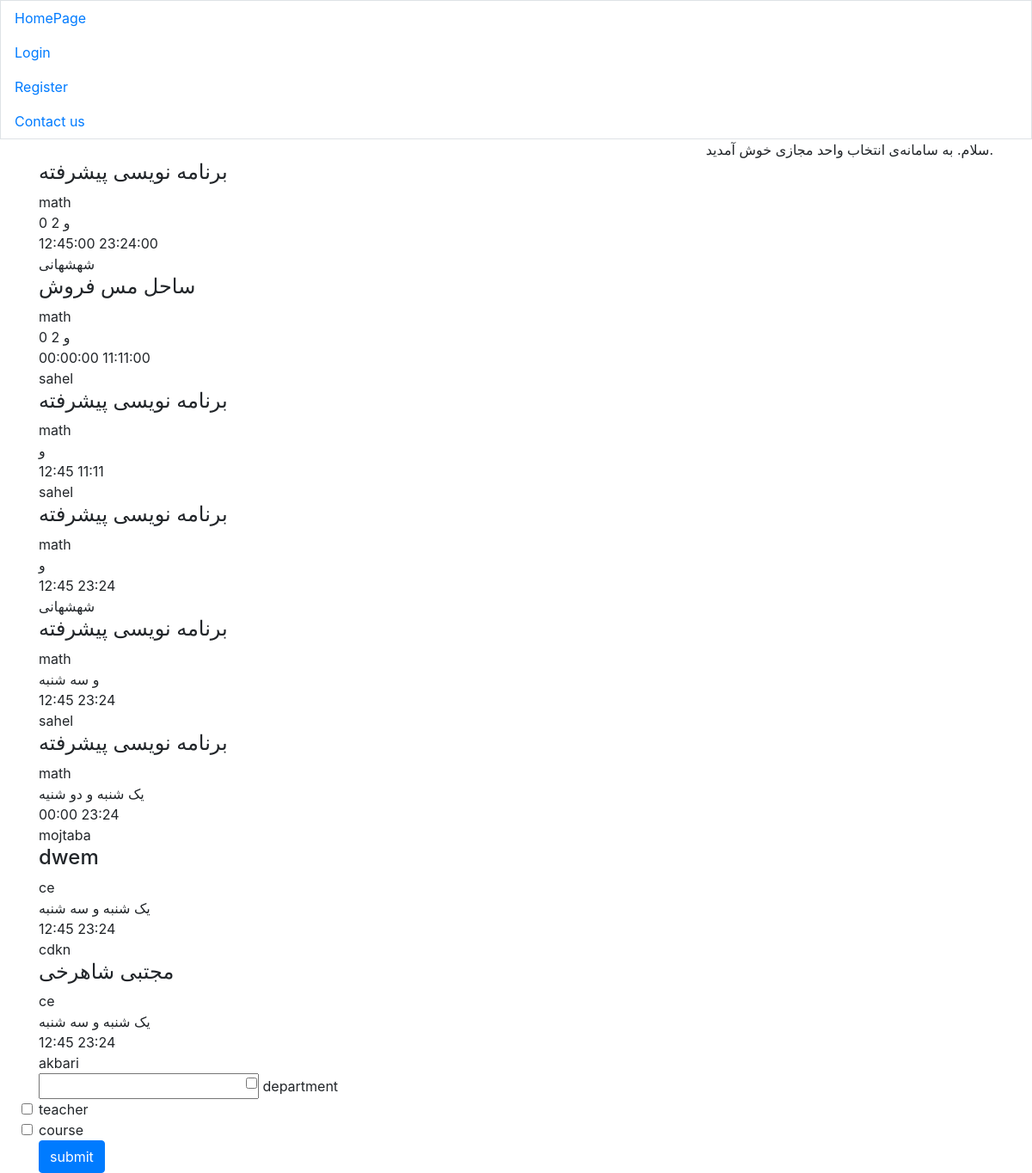
Screenshot of /all_courses with the database file from the repository.
### pages/models.py (models this page shows)
class Course(models.Model):
    department = models.CharField(max_length=150, blank=False)
    name = models.CharField(max_length=150, blank=False)
    course_number = models.IntegerField(blank=False)
    group_number = models.IntegerField(blank=False)
    teacher = models.CharField(max_length=150, blank=False)
    exam_date = models.DateField(blank=False, default="2016-01-11")
    start_time = models.CharField(max_length=7)
    end_time = models.CharField(max_length=6)
    Saturday = 'شنبه'
    Sunday = 'یک شنبه'
    Monday = 'دو شنیه'
    Tuesday = 'سه شنبه'
    Wensday = 'چهارشنیه'
    DAYS = [
        (Saturday, 'شنبه'),
        (Sunday, 'یک شنبه'),
        (Monday, 'دو شنیه'),
        (Tuesday, 'سه شنبه'),
        (Wensday, 'چهارشنیه')
    ]
    first_day = models.CharField(
        max_length=20,
        choices=DAYS,
        blank=False
    )
    second_day = models.CharField(
        max_length=20,
        choices=DAYS,
    )

### pages/views.py (the view, shortened to what this page needs)
# urls.py: path('all_courses', all_courses, name='all_courses')
def all_courses(request):
    courses = Course.objects.all()
    return render(request, 'courses.html', {'courses': courses})

### templates/courses.html (shortened to what this page needs)
{% extends 'base1.html' %}
{% block content %}
<div id="all_courses">
    {% for course in courses %}
        <div class="{{ course.course_number }}_{{ course.group_number }}">
            <h4>{{ course.name }}</h4>
            <div>{{ course.department }}</div>
            <div>{{ course.first_day }} و {{ course.second_day }}</div>
            <div>{{ course.start_time }} {{ course.end_time }}</div>
            <div>{{ course.teacher }}</div>
        </div>
    {% endfor %}
</div>
<form action="" id="search_form" method="post">
        <input type="text" name="search_query" class="form_control" >
        <input type="checkbox" name="department" class="form-check-input" value="2">department <br>
        <input type="checkbox" name="teacher" class="form-check-input" value="1">teacher <br>
        <input type="checkbox" name="course" class="form-check-input" value="3">course <br>
        <button type="submit" class="btn btn-primary" name="submit">submit</button>
</form>
{% endblock %}

### rows the page displays
Course: name "برنامه نویسی پیشرفته", department "math", first_day "0", second_day "2", start_time "12:45:00", end_time "23:24:00", teacher "شهشهانی"
Course: name "ساحل مس فروش", department "math", first_day "0", second_day "2", start_time "00:00:00", end_time "11:11:00", teacher "sahel"
Course: name "برنامه نویسی پیشرفته", department "math", start_time "12:45", end_time "11:11", teacher "sahel"
Course: name "برنامه نویسی پیشرفته", department "math", start_time "12:45", end_time "23:24", teacher "شهشهانی"
Course: name "برنامه نویسی پیشرفته", department "math", second_day "سه شنبه", start_time "12:45", end_time "23:24", teacher "sahel"
Course: name "برنامه نویسی پیشرفته", department "math", first_day "یک شنبه", second_day "دو شنیه", start_time "00:00", end_time "23:24", teacher "mojtaba"
Course: name "dwem", department "ce", first_day "یک شنبه", second_day "سه شنبه", start_time "12:45", end_time "23:24", teacher "cdkn"
Course: name "مجتبی شاهرخی", department "ce", first_day "یک شنبه", second_day "سه شنبه", start_time "12:45", end_time "23:24", teacher "akbari"
